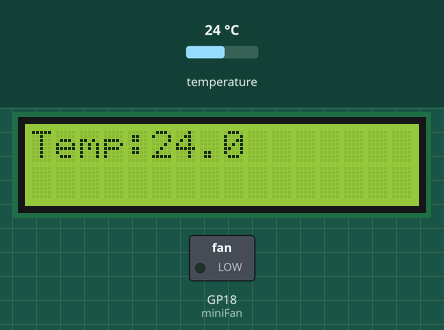
The program below on a simulated Raspberry Pi Pico running MicroPython. On the bench: 16×2 character LCD, switched loads named in the program (green lamp = pin HIGH). The test bench sets the inputs (shaded band); at power-on: temperature 24 °C.

Above: at 1.7 s.
1.8 s: temperature set to 25.7 °C
At 4.3 s:
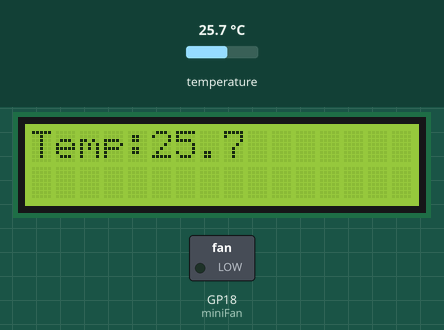
4.7 s: temperature set to 26.8 °C
At 9.6 s:
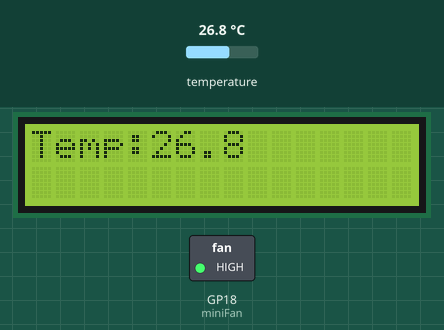
9.9 s: temperature set to 12 °C
At 13.3 s:
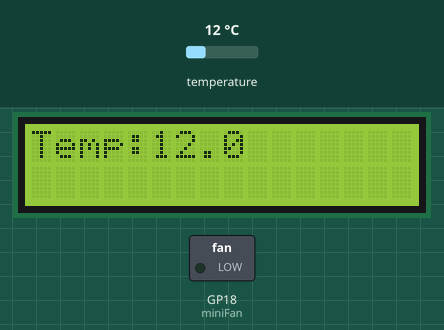
Timing chart, 0 to 14.8 s (numbered marks = the images above; inputs shaded):
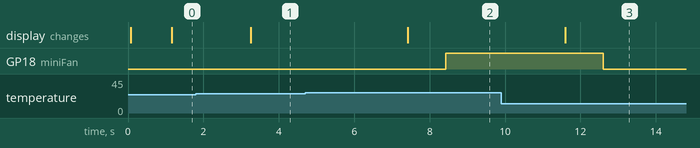

Measured:
- the behaviour switches between 26 and 26.1 °C on temperature (found by bisection; images 1 and 2)
- after the input at 1.8 s, the display: changes after 1.5 s (image 1)
- after the input at 4.7 s, GP18 (miniFan): LOW → HIGH after 3.7 s; the display: changes after 2.7 s (image 2)
- after the input at 9.9 s, GP18 (miniFan): HIGH → LOW after 2.7 s; the display: changes after 1.7 s (image 3)

The program:

temp_minifan2.py
```python
from lcd1602 import LCD1602
from dht20 import DHT20
from machine import I2C,Pin,ADC
from utime import sleep

i2c0 = I2C(0)#DHT20
i2c1 = I2C(1)#LCD
dht20 = DHT20(i2c0)
d = LCD1602(i2c1, 2, 16)
d.display()

miniFan = machine.Pin(18,machine.Pin.OUT)

while True:
    temper = dht20.dht20_temperature()
    sleep(1)
    d.clear()
    d.setCursor(0,0)
    d.print("Temp:"+str(temper))
    sleep(1)
    if temper > 26:
        miniFan.value(1)
    else:
        miniFan.value(0)
```
